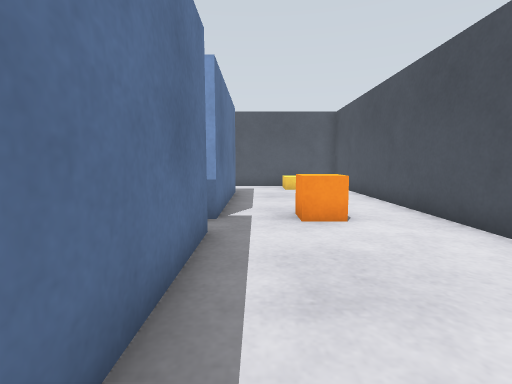
view 1 (above)

16 first-person views from a walk through a world built for the Gazebo simulator. The camera is 0.64 m above the floor, tilts 6° down and sees 85° across. The floor is counted in squares, 0.5 m on a side. Each view is taken from the middle of a square. On the plan, view 1 faces up. The plan holds only what a view shows up to about 13 squares ahead; the rest is blank.

view 2
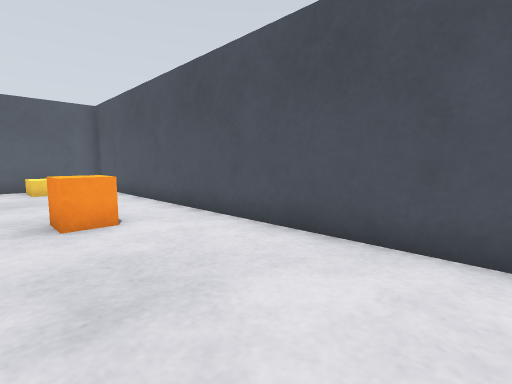

view 3
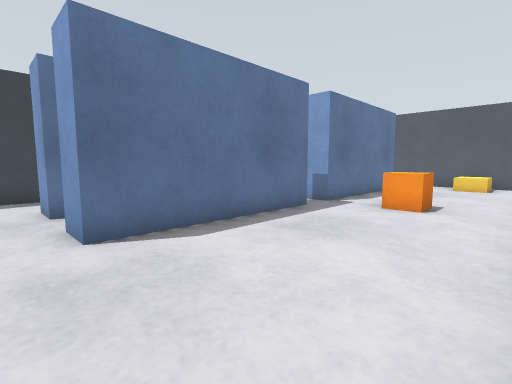

view 4
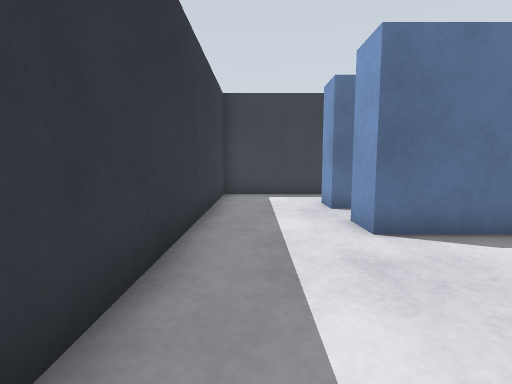

view 5
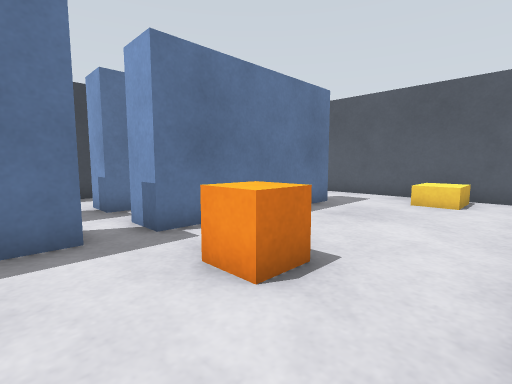

view 6
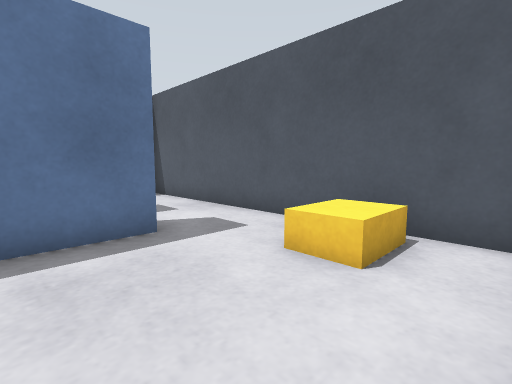

view 7
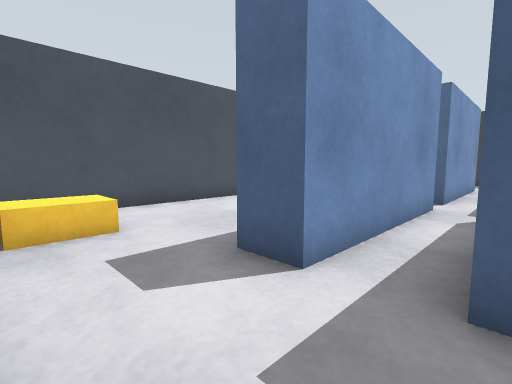

view 8
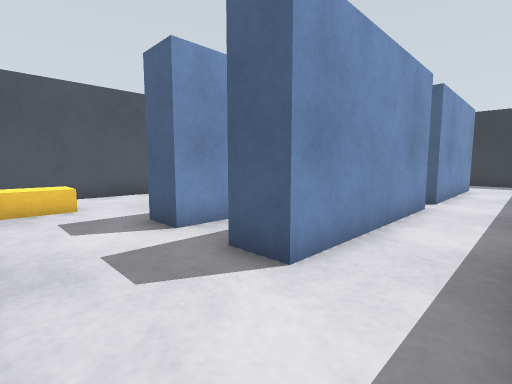

view 9
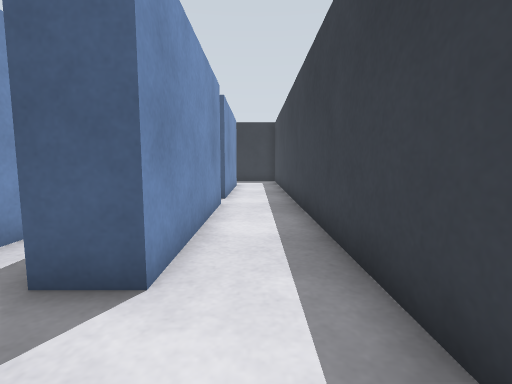

view 10
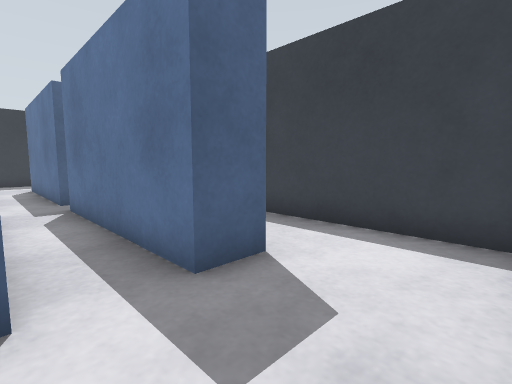

view 11
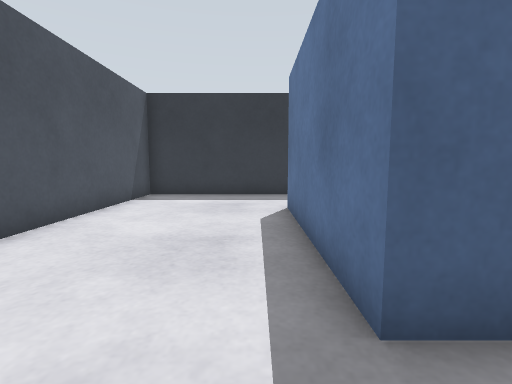

view 12
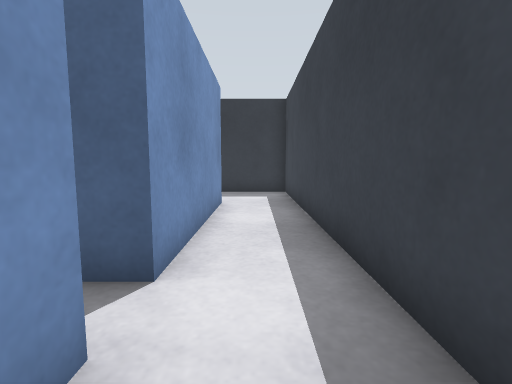

view 13
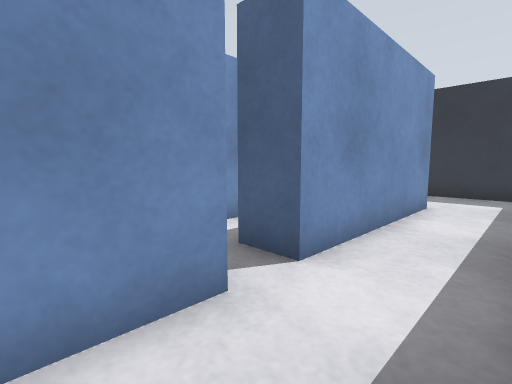

view 14
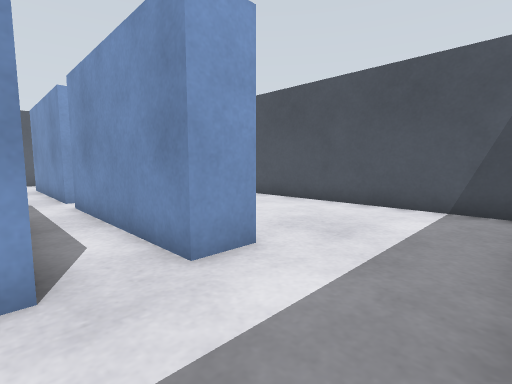

view 15
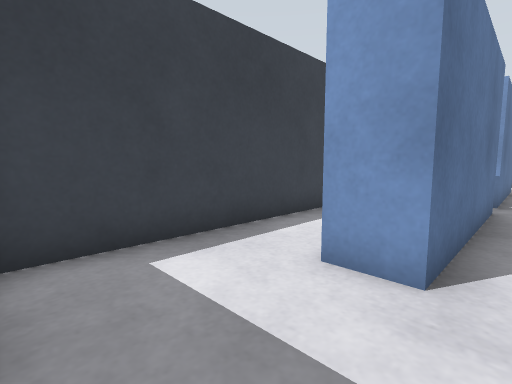

view 16
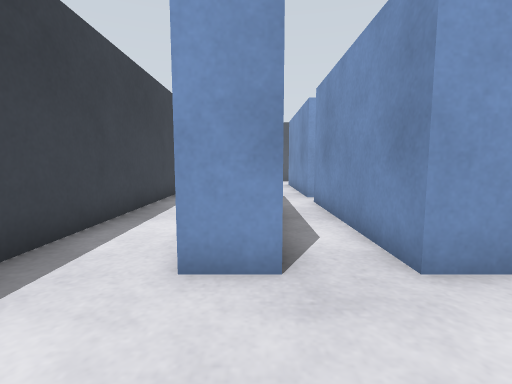

### Floor plan
Points are (right, up) in squares from view 1. A wall is a line through its corners. A room is listed if a view was taken in it or the views show most of it. See-through windows are left out.
Room 1 (views 1, 2, 3, 4, 5, 6, 10, 11)
walls: (-2.1, 5.1) (-0.9, 5.1) (-0.9, -0.9) (-2.1, -0.9); (-2.1, 12.3) (-0.9, 12.3) (-0.9, 6.3) (-2.1, 6.3); (3.9, 15.3) (-2.5, 15.3); (-2.6, -4.3) (4.3, -4.3) (4.3, 14.8)
ways out: opening at (-1.5, -3) to room 2; opening at (-1.5, 6) to room 2; opening at (-1.5, 14) to room 2
objects: orange box (1, 6) to (2, 7); yellow box (2, 13) to (2, 15)
Room 2 (views 7, 14, 15, 16)
walls: (-2.1, 6.3) (-2.1, 12.3); (-4.9, 5.1) (-3.7, 5.1) (-3.7, -0.9) (-4.9, -0.9); (-2.1, -0.9) (-2.1, 5.1); (-4.9, 12.3) (-3.7, 12.3) (-3.7, 6.3) (-4.9, 6.3); (-5.6, -4.3) (-2.6, -4.3); (-2.5, 15.3) (-5.4, 15.3)
ways out: opening at (-1.5, -3) to room 1; opening at (-1.5, 6) to room 1; opening at (-1.5, 14) to room 1; opening at (-4.5, -2.5) to room 3; opening at (-4.5, 6) to room 3; opening at (-4.5, 14) to room 3
Room 3 (views 8, 9, 12, 13)
walls: (-4.9, 6.3) (-4.9, 12.3); (-4.9, -0.9) (-4.9, 5.1); (-7.3, 14.9) (-7.3, -4.3) (-5.6, -4.3); (-5.4, 15.3) (-7.4, 15.3)
ways out: opening at (-4.5, -2.5) to room 2; opening at (-4.5, 6) to room 2; opening at (-4.5, 14) to room 2

Where each view was taken, in squares from view 1:
view 1: 0 up, 0 right, facing up
view 2: 0 up, 0 right, facing up-right
view 3: 2 down, 4 right, facing up-left
view 4: 3 down, 4 right, facing left
view 5: 4 up, 4 right, facing up-left
view 6: 10 up, 4 right, facing up-left
view 7: 15 up, 4 left, facing down-right
view 8: 15 up, 7 left, facing down-right
view 9: 15 up, 6 left, facing down
view 10: 15 up, 2 left, facing down-left
view 11: 7 up, 0 right, facing down
view 12: 8 up, 6 left, facing down
view 13: 8 up, 7 left, facing down-right
view 14: 4 down, 4 left, facing up-right
view 15: 4 down, 3 left, facing up-left
view 16: 4 down, 4 left, facing up
